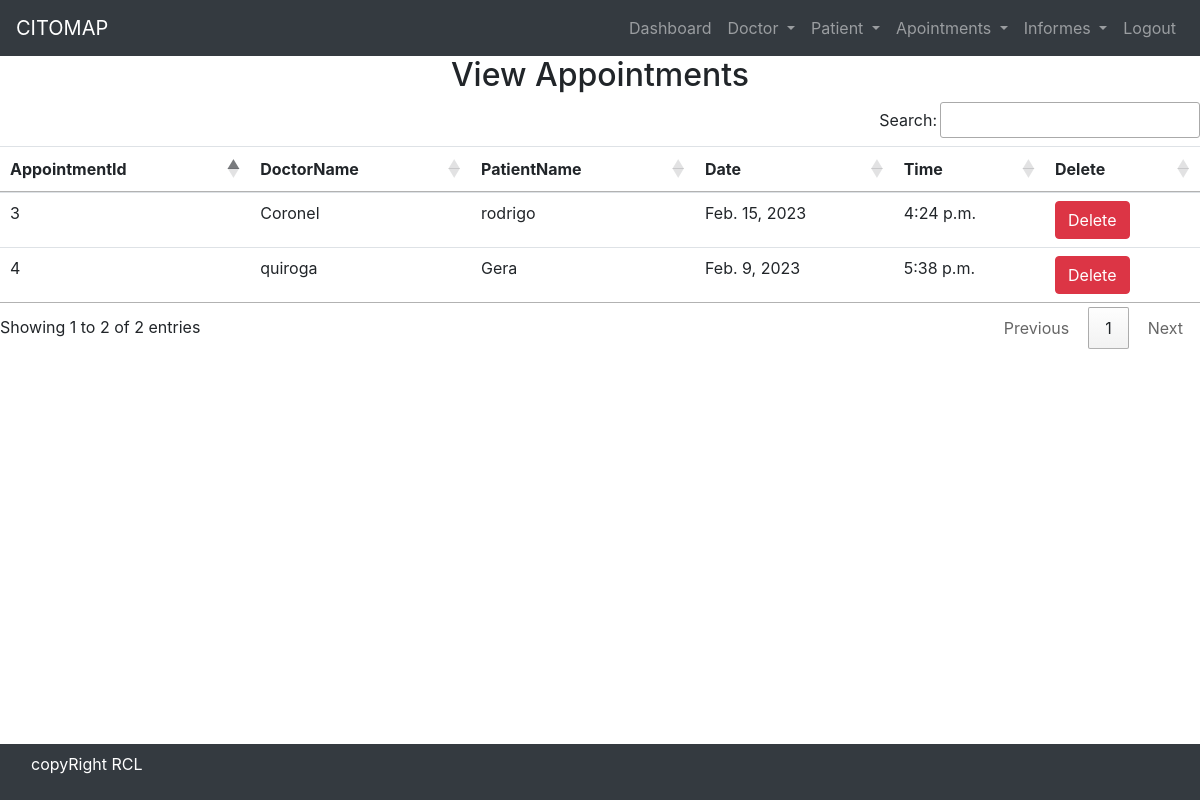
The page /view_appointment/ (signed in) on the database its author committed.
### hospital/models.py (models this page shows)
class Appointment(models.Model):
    doctor = models.ForeignKey(Doctor,on_delete=models.CASCADE)
    patient = models.ForeignKey(Patient,on_delete=models.CASCADE)
    date = models.DateField()
    time = models.TimeField()

class Doctor(models.Model):
    Name = models.CharField(max_length=50)
    mobile = models.IntegerField()
    special = models.CharField(max_length=50)
    matricula = models.CharField(max_length=50,default='CCC-00000')

class Patient(models.Model):
    name = models.CharField(max_length=50)
    gender = models.CharField(max_length=50)
    mobile = models.IntegerField(null=True)
    address = models.TextField()

### hospital/views.py (the view)
# urls.py: path('view_appointment/', View_Appointment, name='view_appointment'),
def View_Appointment(request):
    if not request.user.is_staff:
        return redirect('login')
    doc = Appointment.objects.all()
    d = {'doc': doc}
    return render(request, 'view_appointment.html',d)

### hospital/templates/view_appointment.html
{% include 'base.html' %} {% include 'navigation.html' %} {% block content %}
<div>
  <h2 class="text-center">View Appointments</h2>
  <table id="example" class="table table-hover">
    <thead>
      <tr>
        <th>AppointmentId</th>
        <th>DoctorName</th>
        <th>PatientName</th>
        <th>Date</th>
        <th>Time</th>
        <th>Delete</th>
      </tr>
    </thead>
    <body>
      {% for i in doc%}
      <tr>
        <td>{{i.id}}</td>
        <td>{{i.doctor.Name}}</td>
        <td>{{i.patient.name}}</td>
        <td>{{i.date}}</td>
        <td>{{i.time}}</td>
        <td>
          <a
            href="{% url 'delete_appointment' i.id %}"
            onclick="return confirm('Are you sure you want to delete')"
            class="btn btn-danger"
          >
            Delete
          </a>
        </td>
      </tr>
      {% endfor%}
    </body>
  </table>
</div>
{% endblock content%} {% include 'footer.html'%}

### hospital/static/css/mystyle.css (style rules this page uses)
* { margin: 0; padding: 0; }

### rows shown on the page
Appointment: id "3", doctor.Name "Coronel", patient.name "rodrigo", date "Feb. 15, 2023", time "4:24 p.m."
Appointment: id "4", doctor.Name "quiroga", patient.name "Gera", date "Feb. 9, 2023", time "5:38 p.m."
